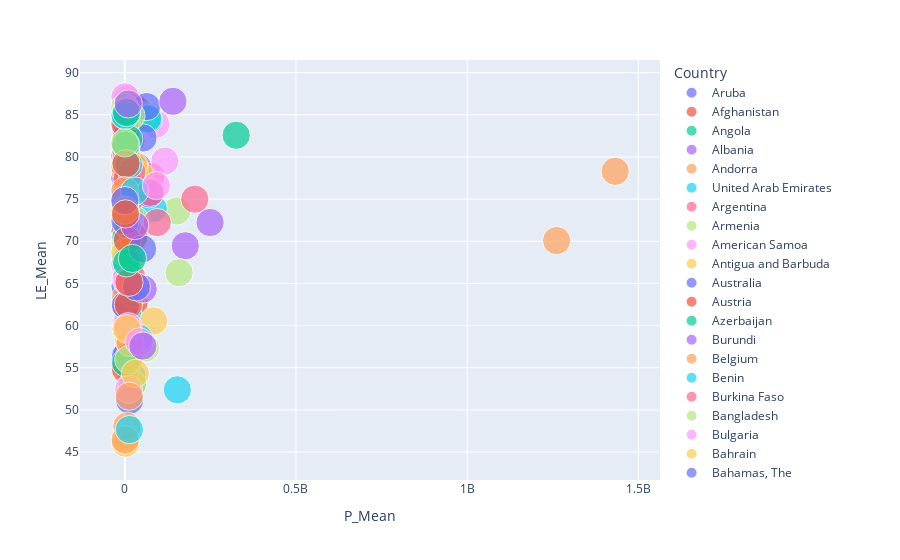

The notebook cell saved with this chart:
### Code cell
'''
TASK 1.2.5:
          
'''
df_5= pd.DataFrame(columns = ['Country','LE_Mean','P_Mean','width'])
##Life expectancy mean is the average of life expectancy years for a country in a given time range.
##Here in the question the date range is 10 years that is from 2000 to 2010
## For every country the mean life expectancy and mean population is calculcated
for i in df.index:
  row = df.loc[i].to_list()
  country = row[0]
  life_expectancy_mean = sum(row[103:114])/10
  population_mean = sum(row[42:53])/10
  df_5.loc[len(df_5.index)] = [country,life_expectancy_mean,population_mean,0.5].copy()

import plotly.express as px
##The mean life expectancy and mean populations is plotted in a scatter plot for each country
fig = px.scatter(df_5, x="P_Mean", y="LE_Mean", color="Country",
                 size='width')
fig.show()
